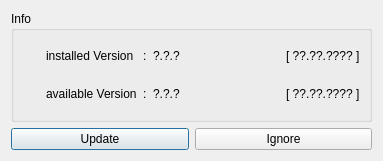
<?xml version="1.0" encoding="UTF-8"?>
<ui version="4.0">
 <class>Dialog_Update</class>
 <widget class="QDialog" name="Dialog_Update">
  <property name="geometry">
   <rect>
    <x>0</x>
    <y>0</y>
    <width>383</width>
    <height>161</height>
   </rect>
  </property>
  <property name="windowTitle">
   <string>Online Update</string>
  </property>
  <property name="windowIcon">
   <iconset resource="../obpm.qrc">
    <normaloff>:/png/png/work.png</normaloff>:/png/png/work.png</iconset>
  </property>
  <layout class="QVBoxLayout" name="verticalLayout">
   <item>
    <widget class="QGroupBox" name="groupBox">
     <property name="title">
      <string>Info</string>
     </property>
     <layout class="QVBoxLayout" name="verticalLayout_3">
      <item>
       <layout class="QHBoxLayout" name="horizontalLayout_3">
        <item>
         <widget class="QLabel" name="label_icon">
          <property name="text">
           <string/>
          </property>
          <property name="pixmap">
           <pixmap resource="../obpm.qrc">:/png/png/update_lin_64.png</pixmap>
          </property>
          <property name="alignment">
           <set>Qt::AlignCenter</set>
          </property>
         </widget>
        </item>
        <item>
         <layout class="QGridLayout" name="gridLayout" columnstretch="0,0,0,1,0">
          <property name="leftMargin">
           <number>10</number>
          </property>
          <item row="0" column="0">
           <widget class="QLabel" name="label_1">
            <property name="text">
             <string>installed Version</string>
            </property>
            <property name="alignment">
             <set>Qt::AlignLeading|Qt::AlignLeft|Qt::AlignVCenter</set>
            </property>
           </widget>
          </item>
          <item row="0" column="3">
           <widget class="QLabel" name="label_installedVersion">
            <property name="text">
             <string notr="true">?.?.?</string>
            </property>
           </widget>
          </item>
          <item row="1" column="0">
           <widget class="QLabel" name="label_2">
            <property name="text">
             <string>available Version</string>
            </property>
            <property name="alignment">
             <set>Qt::AlignLeading|Qt::AlignLeft|Qt::AlignVCenter</set>
            </property>
           </widget>
          </item>
          <item row="1" column="1">
           <widget class="QLabel" name="label_4">
            <property name="text">
             <string notr="true">:</string>
            </property>
           </widget>
          </item>
          <item row="1" column="3">
           <widget class="QLabel" name="label_availableVersion">
            <property name="text">
             <string notr="true">?.?.?</string>
            </property>
           </widget>
          </item>
          <item row="0" column="1">
           <widget class="QLabel" name="label_3">
            <property name="text">
             <string notr="true">:</string>
            </property>
           </widget>
          </item>
          <item row="0" column="4">
           <widget class="QLabel" name="label_installedDate">
            <property name="text">
             <string notr="true">[ ??.??.???? ]</string>
            </property>
           </widget>
          </item>
          <item row="1" column="4">
           <widget class="QLabel" name="label_availableDate">
            <property name="text">
             <string notr="true">[ ??.??.???? ]</string>
            </property>
           </widget>
          </item>
         </layout>
        </item>
       </layout>
      </item>
     </layout>
    </widget>
   </item>
   <item>
    <layout class="QHBoxLayout" name="horizontalLayout">
     <item>
      <widget class="QPushButton" name="pushButton_Update">
       <property name="text">
        <string>Update</string>
       </property>
       <property name="icon">
        <iconset resource="../obpm.qrc">
         <normaloff>:/png/png/import_run.png</normaloff>:/png/png/import_run.png</iconset>
       </property>
       <property name="default">
        <bool>true</bool>
       </property>
      </widget>
     </item>
     <item>
      <widget class="QPushButton" name="pushButton_Ignore">
       <property name="text">
        <string>Ignore</string>
       </property>
       <property name="icon">
        <iconset resource="../obpm.qrc">
         <normaloff>:/png/png/import_esc.png</normaloff>:/png/png/import_esc.png</iconset>
       </property>
      </widget>
     </item>
    </layout>
   </item>
  </layout>
 </widget>
 <resources>
  <include location="../obpm.qrc"/>
 </resources>
 <connections/>
</ui>
